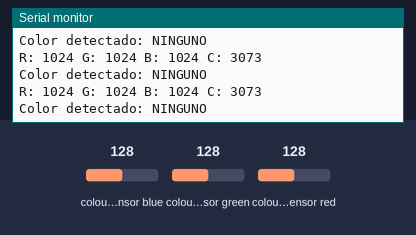
Recording of a sketch running on a simulated Arduino Uno, built with avr-gcc and run on an emulated ATmega328P. Shown: the last lines printed to the serial monitor. The test bench sets the inputs (shaded band); at power-on: colour sensor blue 128, colour sensor green 128, colour sensor red 128.

Above: at 1.2 s.
1.3 s: colour sensor blue set to 5
At 1.53 s:
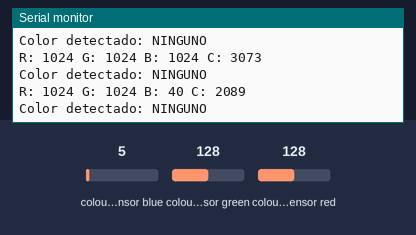
2.8 s: colour sensor green set to 5
At 3.03 s:
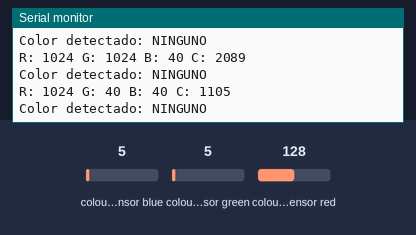
4.3 s: colour sensor red set to 5
At 4.54 s:
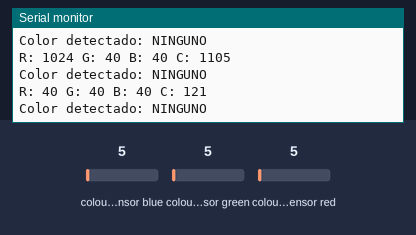
Timing chart, 0 to 7.3 s (numbered marks = the images above; inputs shaded):
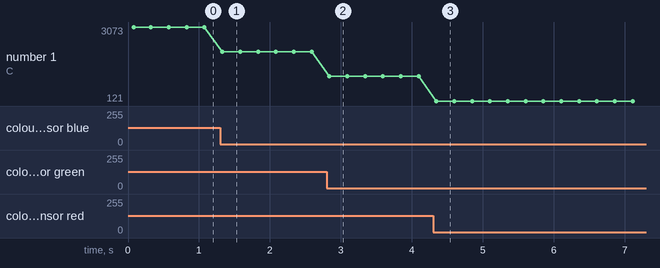

Measured:
- after the input at 1.3 s, the serial monitor: prints a new line at once (image 1)
- after the input at 2.8 s, the serial monitor: prints a new line at once (image 2)
- after the input at 4.3 s, the serial monitor: prints a new line after 0.05 s (image 3)
- plotted number 1: 3073 → 2089 after the input at 1.3 s, 2089 → 1105 after the input at 2.8 s, 1105 → 121 after the input at 4.3 s

The sketch:

colores.ino
```cpp
// ============================================================
// RobotRescue — Operación Zona Cero
// 06: Detección de Zonas por Color
// ============================================================
// INSTRUCCIONES:
// 1. Lee el doc en docs/06-colores.md
// 2. Instala la librería Adafruit_TCS34725 en el Arduino IDE
// 3. Calibra los rangos de color ANTES de completar detectarColor()
// ============================================================

#include <Wire.h>
#include <Adafruit_TCS34725.h>

// --- Sensor de color ---
Adafruit_TCS34725 sensorColor = Adafruit_TCS34725(
  TCS34725_INTEGRATIONTIME_50MS,
  TCS34725_GAIN_4X
);

// --- Rangos de color (ajusta con los valores de tu calibración) ---
// Formato: {R_min, R_max, G_min, G_max, B_min, B_max}
// IMPORTANTE: calibra sobre el campo real con la iluminación de competencia

const int RANGO_VERDE[6]   = {  0, 100, 150, 400,   0, 100 };  // TODO: ajusta
const int RANGO_ROJO[6]    = {150, 400,   0, 100,   0, 100 };  // TODO: ajusta
const int RANGO_AZUL[6]    = {  0, 100,   0, 100, 150, 400 };  // TODO: ajusta
const int RANGO_AMARILLO[6]= {150, 400, 150, 400,   0, 100 };  // TODO: ajusta
const int RANGO_MORADO[6]  = { 80, 200,   0, 100,  80, 200 };  // TODO: ajusta

// --- Variables globales ---
uint16_t r, g, b, c;  // Valores de los canales del sensor

// ============================================================
void setup() {
  Serial.begin(9600);
  Serial.println("RobotRescue - Fase 6: Detección de color iniciada");

  if (!sensorColor.begin()) {
    Serial.println("ERROR: Sensor de color no encontrado. Verifica conexiones I2C.");
    while (1);
  }
  Serial.println("Sensor de color listo.");
}

// ============================================================
void loop() {
  leerColor();
  String color = detectarColor();

  Serial.print("Color detectado: ");
  Serial.println(color);

  delay(200);
}

// ============================================================
// FUNCIÓN COMPLETA (úsala como referencia)
// ============================================================

// Lee los valores RGBC del sensor y los guarda en las variables globales r, g, b, c
void leerColor() {
  sensorColor.getRawData(&r, &g, &b, &c);

  Serial.print("R: "); Serial.print(r);
  Serial.print(" G: "); Serial.print(g);
  Serial.print(" B: "); Serial.print(b);
  Serial.print(" C: "); Serial.println(c);
}

// ============================================================
// FUNCIONES CON TODO — COMPLETA EL CUERPO
// ============================================================

// Devuelve el nombre del color detectado según los rangos calibrados
// Posibles valores de retorno: "VERDE", "ROJO", "AZUL", "AMARILLO", "MORADO", "NINGUNO"
String detectarColor() {
  // TODO: implementa esta función
  // Pista: compara los valores r, g, b con cada rango usando condicionales
  // Ejemplo:
  // if (r >= RANGO_VERDE[0] && r <= RANGO_VERDE[1] &&
  //     g >= RANGO_VERDE[2] && g <= RANGO_VERDE[3] &&
  //     b >= RANGO_VERDE[4] && b <= RANGO_VERDE[5]) {
  //   return "VERDE";
  // }
  return "NINGUNO";
}

// Devuelve "BLANCO" si la pelota es una víctima viva, "NEGRO" si es muerta
// Pista: una pelota blanca refleja mucho luz en todos los canales (r, g, b altos)
//        una pelota negra absorbe la luz (r, g, b bajos)
// Esta función se usará en la fase 7; impleméntala aquí como práctica
String detectarColorPelota() {
  // TODO: implementa esta función
  return "DESCONOCIDO";
}
```
